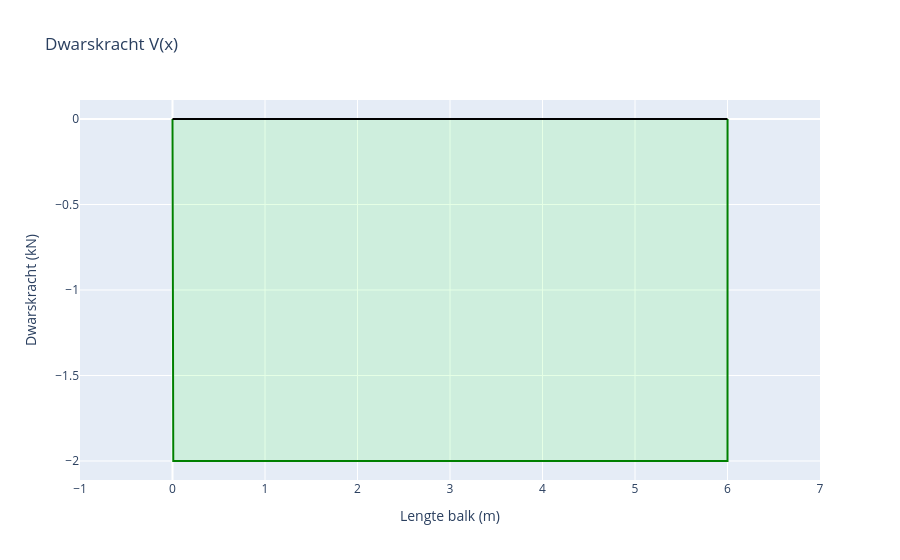

Notebook code for this chart:
### Markdown cell above
## Dwarskrachtgrafiek

### Code cell
layout = go.Layout(
    title="Dwarskracht V(x)",
    xaxis=dict(dtick=1, title="Lengte balk (m)", range=[-1, lengteBalk+1]),
    yaxis=dict(title="Dwarskracht (kN)"),
    showlegend=False
)

line = go.Scatter(
    x=X,
    y= sum(shearForce),
    mode='lines',
    name='Dwarskracht (kN)',
    fill = 'tonexty',
    line_color='green',
    fillcolor='rgba(0,255,0,0.1)'
)

axis = go.Scatter(
    x= [0,lengteBalk],
    y= [0,0],
    mode='lines',
    line_color='black'
)

fig= go.Figure(data=[line, axis], layout=layout)
fig.show()

### Figure 1 — Plotly figure (JSON) as saved in the notebook; plotly's stock layout.template omitted (floating-point values rounded to 4 significant figures; data arrays with more than 128 entries replaced by an {"elided": "..."} marker saying what was removed)
{"data": [{"fill": "tonexty", "fillcolor": "rgba(0,255,0,0.1)", "line": {"color": "green"}, "mode": "lines", "name": "Dwarskracht (kN)", "type": "scatter", "x": {"elided": "10002 float values"}, "y": {"elided": "10002 int values"}}, {"line": {"color": "black"}, "mode": "lines", "type": "scatter", "x": [0, 6], "y": [0, 0]}], "layout": {"autosize": true, "showlegend": false, "title": {"text": "Dwarskracht V(x)"}, "xaxis": {"dtick": 1, "range": [-1, 7], "title": {"text": "Lengte balk (m)"}, "type": "linear"}, "yaxis": {"autorange": true, "range": [-2.111, 0.1111], "title": {"text": "Dwarskracht (kN)"}, "type": "linear"}}}
